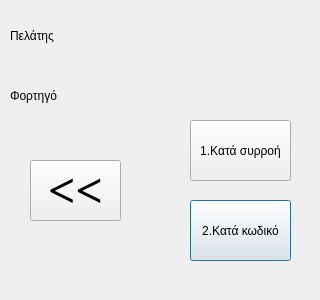
<?xml version="1.0" encoding="UTF-8"?>
<ui version="4.0">
 <class>profortosi_new_1_bClass</class>
 <widget class="QDialog" name="profortosi_new_1_bClass">
  <property name="geometry">
   <rect>
    <x>0</x>
    <y>0</y>
    <width>320</width>
    <height>300</height>
   </rect>
  </property>
  <property name="windowTitle">
   <string>Νέα Προφόρτωση</string>
  </property>
  <widget class="QLabel" name="label_3">
   <property name="geometry">
    <rect>
     <x>10</x>
     <y>80</y>
     <width>61</width>
     <height>31</height>
    </rect>
   </property>
   <property name="text">
    <string>Φορτηγό</string>
   </property>
  </widget>
  <widget class="QLabel" name="labelCar2">
   <property name="geometry">
    <rect>
     <x>210</x>
     <y>80</y>
     <width>91</width>
     <height>31</height>
    </rect>
   </property>
   <property name="font">
    <font>
     <weight>75</weight>
     <bold>true</bold>
    </font>
   </property>
   <property name="text">
    <string/>
   </property>
  </widget>
  <widget class="QPushButton" name="pushCode">
   <property name="geometry">
    <rect>
     <x>190</x>
     <y>200</y>
     <width>101</width>
     <height>61</height>
    </rect>
   </property>
   <property name="text">
    <string>2.Κατά κωδικό</string>
   </property>
   <property name="shortcut">
    <string>2</string>
   </property>
  </widget>
  <widget class="QLabel" name="label">
   <property name="geometry">
    <rect>
     <x>10</x>
     <y>20</y>
     <width>61</width>
     <height>31</height>
    </rect>
   </property>
   <property name="text">
    <string>Πελάτης</string>
   </property>
  </widget>
  <widget class="QPushButton" name="pushBack">
   <property name="geometry">
    <rect>
     <x>30</x>
     <y>160</y>
     <width>91</width>
     <height>61</height>
    </rect>
   </property>
   <property name="font">
    <font>
     <family>Times New Roman</family>
     <pointsize>36</pointsize>
     <weight>75</weight>
     <bold>true</bold>
    </font>
   </property>
   <property name="text">
    <string>&lt;&lt;</string>
   </property>
  </widget>
  <widget class="QPushButton" name="pushLoop">
   <property name="geometry">
    <rect>
     <x>190</x>
     <y>120</y>
     <width>101</width>
     <height>61</height>
    </rect>
   </property>
   <property name="text">
    <string>1.Κατά συρροή</string>
   </property>
   <property name="shortcut">
    <string>1</string>
   </property>
  </widget>
  <widget class="QLabel" name="labelCar1">
   <property name="geometry">
    <rect>
     <x>90</x>
     <y>80</y>
     <width>91</width>
     <height>31</height>
    </rect>
   </property>
   <property name="font">
    <font>
     <weight>75</weight>
     <bold>true</bold>
    </font>
   </property>
   <property name="text">
    <string/>
   </property>
  </widget>
  <widget class="QLabel" name="labelCustomer">
   <property name="geometry">
    <rect>
     <x>10</x>
     <y>50</y>
     <width>301</width>
     <height>31</height>
    </rect>
   </property>
   <property name="font">
    <font>
     <weight>75</weight>
     <bold>true</bold>
    </font>
   </property>
   <property name="text">
    <string/>
   </property>
  </widget>
 </widget>
 <layoutdefault spacing="6" margin="11"/>
 <resources/>
 <connections/>
</ui>
